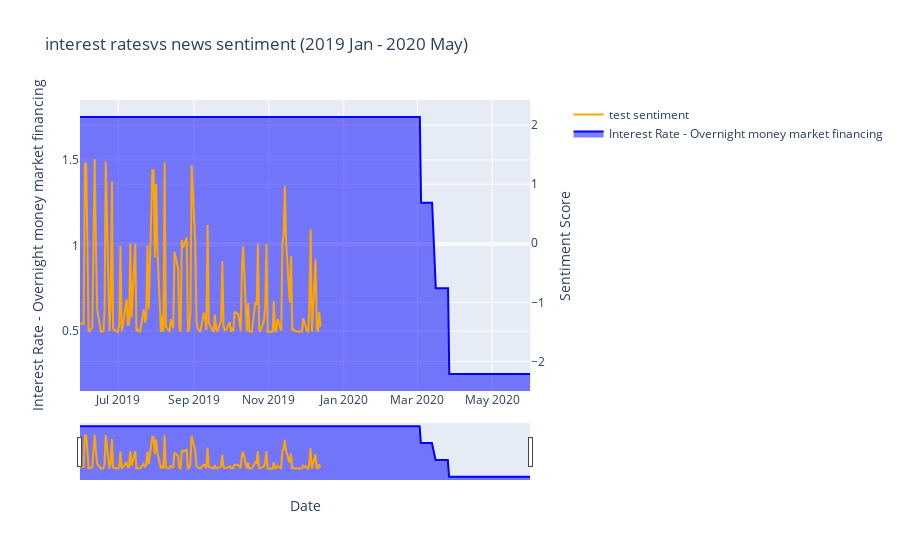

Notebook source saved alongside this figure:
### Code cell
indicator_name = "interest rates"
indicator_colname = 'value_'+"_".join(indicator_name.split())# value_mortgage_rates	
#indicator_df = indicators_df[[indicator_colname]].dropna()
indicator_df = indicators_df[['date', indicator_colname]].dropna().rename(columns={indicator_colname:"values","date":"dates"})
indicator_label = indic_to_value[indicator_colname]
test_title = indicator_name + 'vs news sentiment (2019 Jan - 2020 May) '

test_fig = plot_combined_graph(indicator_df, senti_df, indicator_label, test_title) 
test_fig.show()

### Figure 1 — Plotly figure (JSON) as saved in the notebook; plotly's stock layout.template omitted (floating-point values rounded to 4 significant figures; data arrays with more than 128 entries replaced by an {"elided": "..."} marker saying what was removed)
{"data": [{"fill": "tonexty", "line": {"color": "blue"}, "mode": "lines", "name": "Interest Rate - Overnight money market financing", "type": "scatter", "x": {"elided": "262 str values"}, "xaxis": "x", "y": {"elided": "262 float values"}, "yaxis": "y"}, {"line": {"color": "orange"}, "name": "test sentiment", "type": "scatter", "x": {"elided": "262 str values"}, "xaxis": "x", "y": {"elided": "141 float values"}, "yaxis": "y2"}], "layout": {"title": {"text": "interest ratesvs news sentiment (2019 Jan - 2020 May) "}, "xaxis": {"anchor": "y", "domain": [0, 0.94], "rangeslider": {"visible": true}, "title": {"text": "Date"}}, "yaxis": {"anchor": "x", "autorange": false, "domain": [0, 1], "range": [0.15, 1.85], "title": {"text": "Interest Rate - Overnight money market financing"}}, "yaxis2": {"anchor": "x", "overlaying": "y", "range": [-2.499, 2.424], "side": "right", "title": {"text": "Sentiment Score"}}}}
